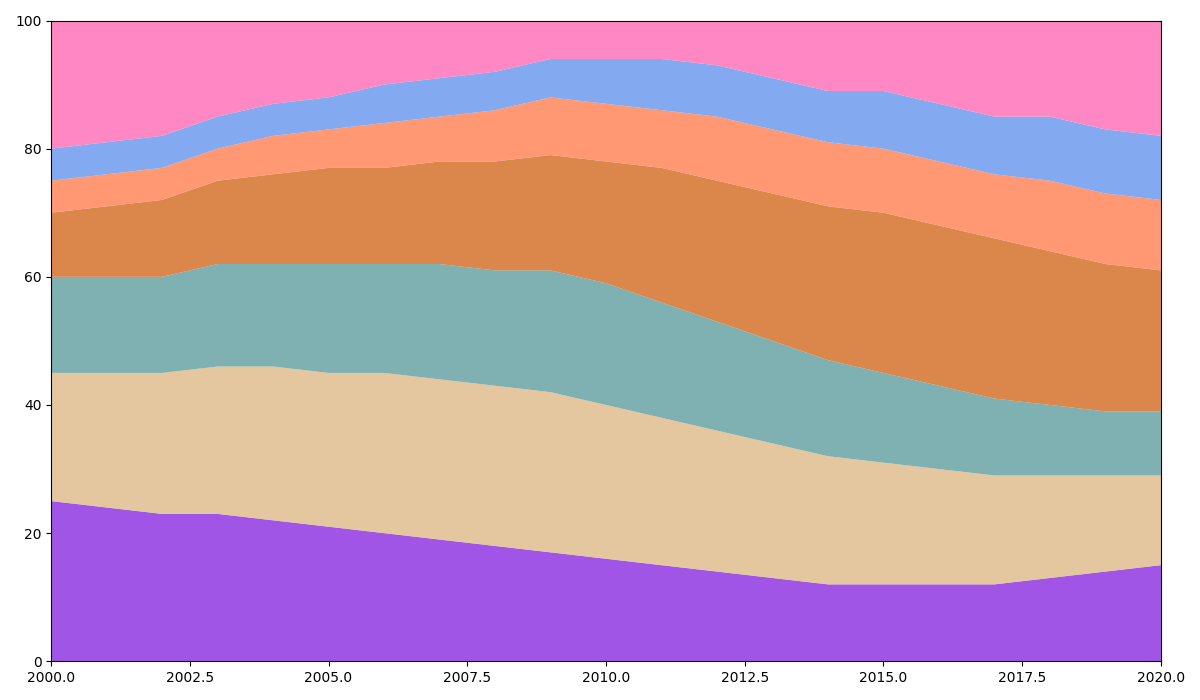

The Python source for this figure:
import matplotlib.pyplot as plt
import numpy as np

years = np.arange(2000, 2021)

apples = np.array([25, 24, 23, 23, 22, 21, 20, 19, 18, 17, 16, 15, 14, 13, 12, 12, 12, 12, 13, 14, 15])
bananas = np.array([20, 21, 22, 23, 24, 24, 25, 25, 25, 25, 24, 23, 22, 21, 20, 19, 18, 17, 16, 15, 14])
oranges = np.array([15, 15, 15, 16, 16, 17, 17, 18, 18, 19, 19, 18, 17, 16, 15, 14, 13, 12, 11, 10, 10])
grapes = np.array([10, 11, 12, 13, 14, 15, 15, 16, 17, 18, 19, 21, 22, 23, 24, 25, 25, 25, 24, 23, 22])
pears = np.array([5, 5, 5, 5, 6, 6, 7, 7, 8, 9, 9, 9, 10, 10, 10, 10, 10, 10, 11, 11, 11])
pineapples = np.array([5, 5, 5, 5, 5, 5, 6, 6, 6, 6, 7, 8, 8, 8, 8, 9, 9, 9, 10, 10, 10])
strawberries = 100 - (apples + bananas + oranges + grapes + pears + pineapples)

fig, ax = plt.subplots(figsize=(12, 7))

new_colors = ['#8a2be2', '#deb887', '#5f9ea0', '#d2691e', '#ff7f50', '#6495ed', '#ff69b4']

ax.stackplot(years, apples, bananas, oranges, grapes, pears, pineapples, strawberries, 
             colors=new_colors, alpha=0.8)

ax.set_xlim(years.min(), years.max())
ax.set_ylim(0, 100)

plt.tight_layout()
plt.show()
